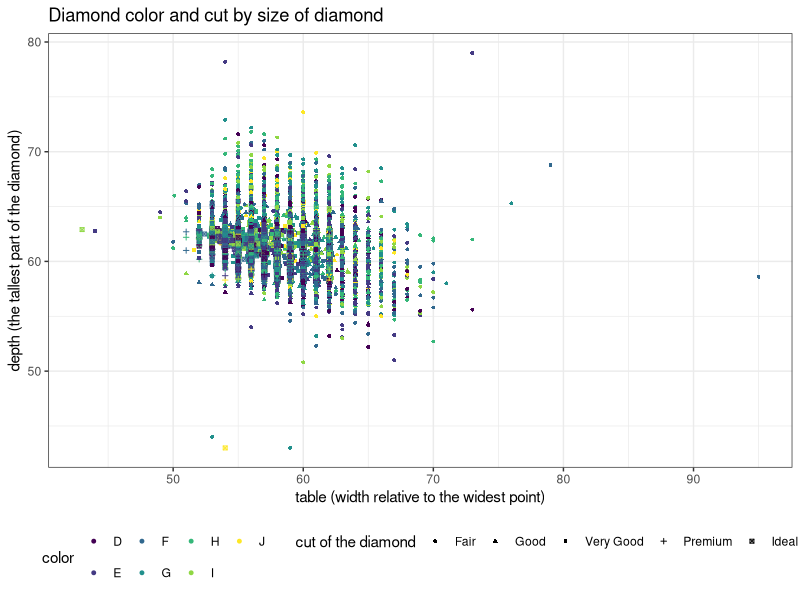

Generate this figure with R:
library(ggplot2)
data(diamonds)

ggplot(
  data = diamonds,
  mapping = aes(
    x = table,
    y = depth,
    color = color,
    shape = cut,
  )
) +
  geom_point(size = 1) +
  labs(
    x = "table (width relative to the widest point)",
    y = "depth (the tallest part of the diamond)",
    color = "color",
    shape = "cut of the diamond",
    title = "Diamond color and cut by size of diamond"
  ) +
  theme_bw() +
  theme(
    legend.position = "bottom"
  )
